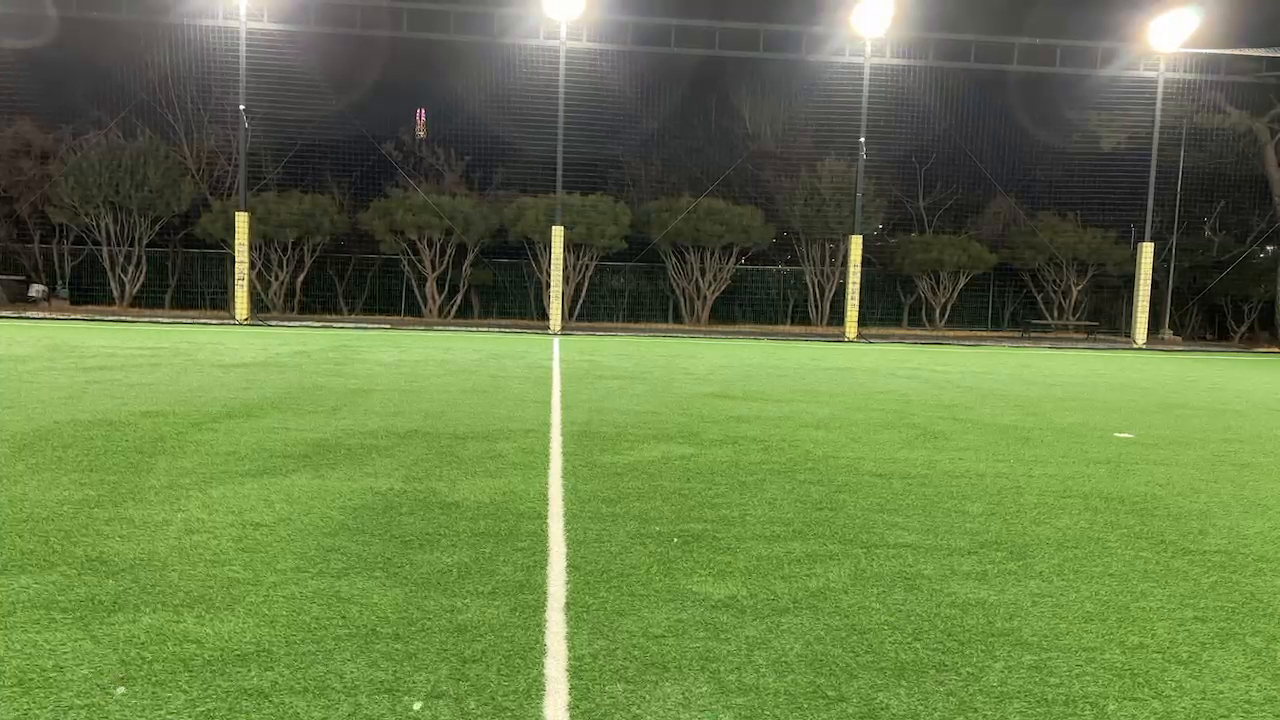
#> input picture frame 23 of video-stitching/videos/center.mp4, 1280 x 720 px, given in place of c_103.mp4, which was not available
$ python 04_video_calibration.py
#> lines starting #> are read from the running program, lines starting #| are printed output that depends on the picture; pictures that were not available may be replaced by others from this repository, and a replacement may not be noted
import cv2 as cv
import numpy as np
import pickle
import os

# 카메라 파라미터를 바탕으로 동영상 왜곡 보정

param_file = os.path.join("calibration_result", "calibration.pkl")
input_video_path = "c_103.mp4"  # 동영상 파일 경로

# -----------------------------
# 1. 카메라 파라미터 불러오기
# -----------------------------

if not os.path.exists(param_file):
    print(f"에러: {param_file} 파일을 찾을 수 없습니다.")
    exit()

with open(param_file, "rb") as f:
#> (reads video-stitching/calibration.pkl from the repository)
    cameraMatrix, distCoeffs = pickle.load(f)

print("Camera Matrix:\n", cameraMatrix)
print("Distortion Coeffs:\n", distCoeffs)

# -----------------------------
# 2. 입력 동영상 파일 열기
# -----------------------------

cap = cv.VideoCapture(input_video_path)
if not cap.isOpened():
    print("Error: 입력 동영상을 열 수 없습니다.")
    exit()

# 동영상의 프레임 크기와 FPS 확인
frame_width = int(cap.get(cv.CAP_PROP_FRAME_WIDTH))
frame_height = int(cap.get(cv.CAP_PROP_FRAME_HEIGHT))
fps = cap.get(cv.CAP_PROP_FPS)
print(f"입력 동영상 해상도: {frame_width} x {frame_height}, FPS: {fps}")

# -----------------------------
# 3. 새로운 카메라 행렬 & ROI 계산
# -----------------------------
# alpha=1 : 원본 전체 보존하려다 보면 가장자리 왜곡이 심해질 수 있음
# alpha=0 : 불필요한 부분을 잘라내면서 왜곡을 최소화
alpha = 0.0  # 필요에 따라 0.0~1.0 사이 값을 시도
newCameraMatrix, roi = cv.getOptimalNewCameraMatrix(
    cameraMatrix, distCoeffs, (frame_width, frame_height), alpha, (frame_width, frame_height)
)

x, y, w_roi, h_roi = roi
print(f"ROI: x={x}, y={y}, w={w_roi}, h={h_roi}")

# -----------------------------
# 4. 출력 동영상 설정 (VideoWriter)
# -----------------------------
output_video_path = "undistorted_" + input_video_path + ".mp4"
fourcc = cv.VideoWriter_fourcc(*'mp4v')
# 여기서는 원본 크기로 저장(ROI 크롭을 적용하지 않으면 frame_width x frame_height)
# 만약 ROI를 적용해 잘라낸 크기로 저장하고 싶다면 (w_roi, h_roi) 사용
out_size = (frame_width, frame_height)
out = cv.VideoWriter(output_video_path, fourcc, fps, out_size)

# -----------------------------
# 5. 동영상 프레임 처리
# -----------------------------
while True:
    ret, frame = cap.read()
#> frame is the input picture: shape (720, 1280, 3); mean B, G, R 70.5, 120.8, 101.1
    if not ret:
        break

    # (1) undistort 로 테스트 하는 경우 - 가운데 영상
    undistorted_simple = cv.undistort(frame, cameraMatrix, distCoeffs)
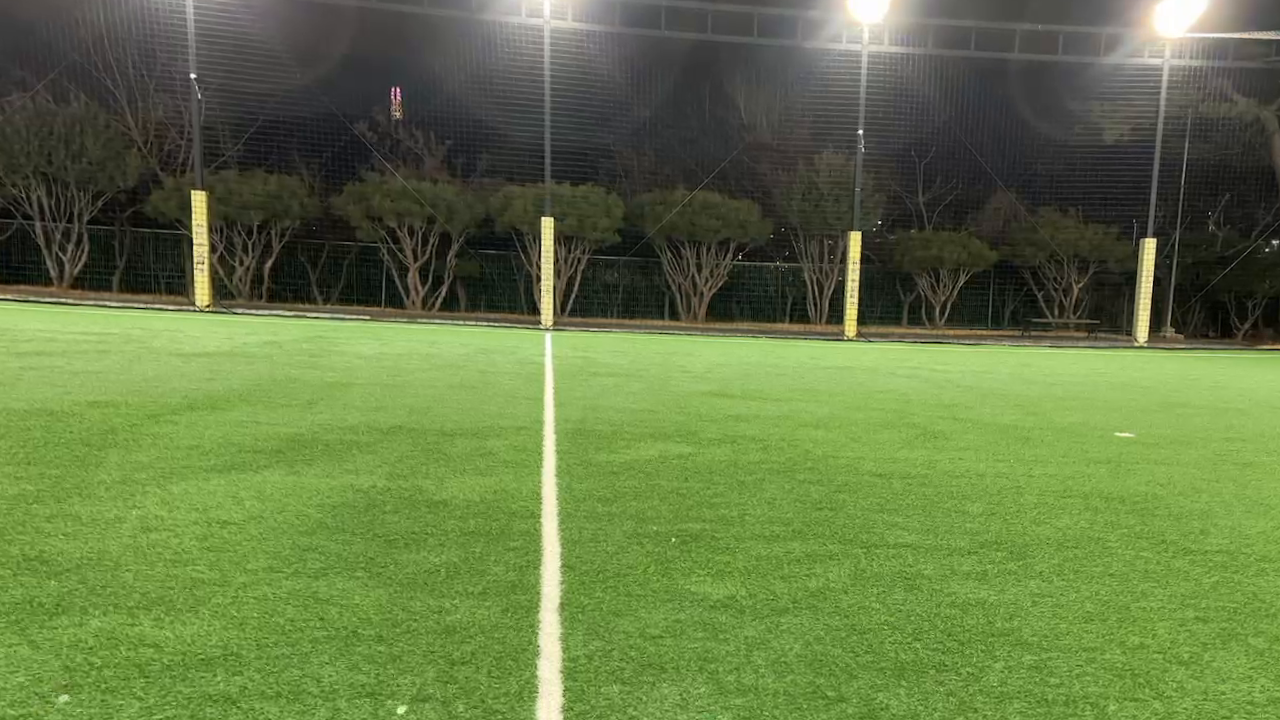
#> undistorted_simple: shape (720, 1280, 3); mean B, G, R 68.9, 119.8, 99.7

    # (2) getOptimalNewCameraMatrix 활용 보정 - 오른쪽 영상
    undistorted_optimal = cv.undistort(frame, cameraMatrix, distCoeffs, None, newCameraMatrix)
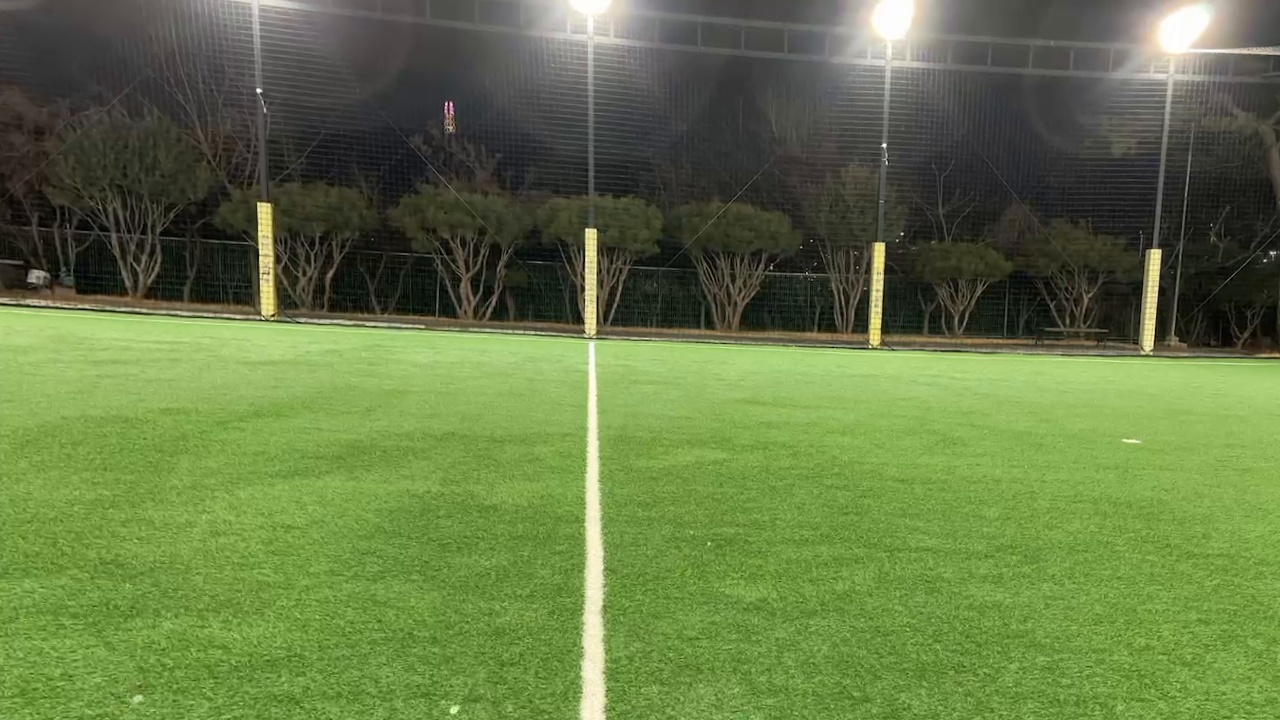
#> undistorted_optimal: shape (720, 1280, 3); mean B, G, R 69.8, 119.9, 100.3

    # ROI 크롭을 적용해보고 싶다면 주석 해제
    # -> 왜곡이 줄어든 핵심 영역만 사용하게됨
    # undistorted_optimal = undistorted_optimal[y:y+h_roi, x:x+w_roi]

    # -----------------------------
    # 6. 결과 화면 표시 (비교)
    # -----------------------------
    # 세 영상을 가로로 이어붙여 확인
    # 왼쪽 - 중앙 - 오른쪽
    # 원본 | (1) | (2)
    show_w, show_h = 480, 270
    frame_resized = cv.resize(frame, (show_w, show_h))
    simple_resized = cv.resize(undistorted_simple, (show_w, show_h)) # (1)
    optimal_resized = cv.resize(undistorted_optimal, (show_w, show_h)) # (2)

    combined = cv.hconcat([frame_resized, simple_resized, optimal_resized])
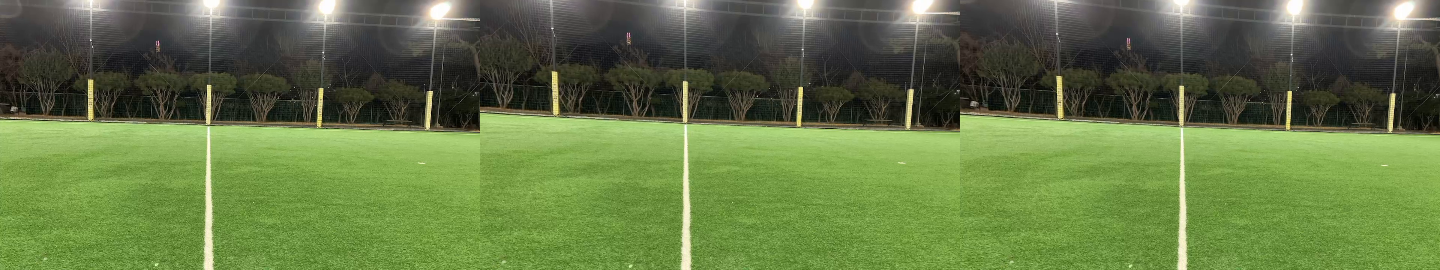
#> combined: shape (270, 1440, 3); mean B, G, R 69.6, 120.1, 100.3
    cv.imshow("Original | Simple Undistort | Optimal + ROI", combined)

    # 최종적으로 저장할 보정 영상을 undistorted_optimal로 결정
    # (필요에 따라 simple undistort 결과를 저장해도 됨)
    # 만약 ROI 크롭을 했으면, out_size도 (w_roi, h_roi)로 맞춰야 함
    # 여기서는 원본 크기로 저장 -> 크롭 안 했으므로 그대로 사용
    final_frame = undistorted_optimal

    # 원본 해상도로 맞추기(혹은 크롭 상태면 크롭 크기로)
    final_frame_resized = cv.resize(final_frame, out_size)
    out.write(final_frame_resized)

    # ESC 키(27) 누르면 종료
    if cv.waitKey(1) & 0xFF == 27:
#> (key Esc is pressed here)
        break

cap.release()
out.release()
cv.destroyAllWindows()

print(f"보정된 동영상이 '{output_video_path}'에 저장되었습니다.")
